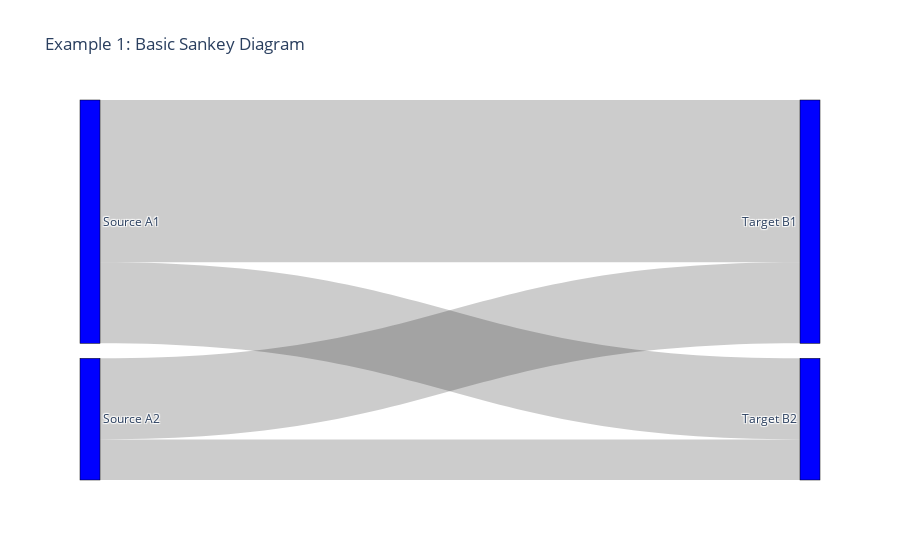

Write notebook code for a chart like this one.
### Code cell
create_basic_sankey()

### Figure 1 — Plotly figure (JSON) as saved in the notebook; plotly's stock layout.template omitted (floating-point values rounded to 4 significant figures)
{"data": [{"link": {"source": [0, 0, 1, 1], "target": [2, 3, 2, 3], "value": [8, 4, 4, 2]}, "node": {"color": "blue", "label": ["Source A1", "Source A2", "Target B1", "Target B2"], "line": {"color": "black", "width": 0.5}, "pad": 15, "thickness": 20}, "type": "sankey"}], "layout": {"font": {"size": 12}, "title": {"text": "Example 1: Basic Sankey Diagram"}}}
